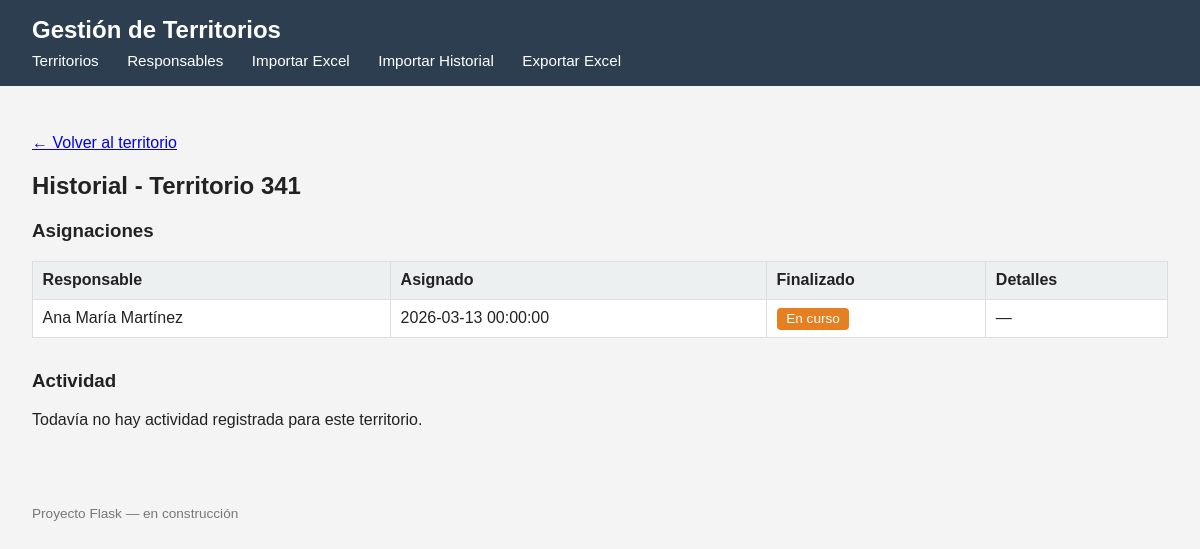
Page /territorio/160/historial on the earlier database version.
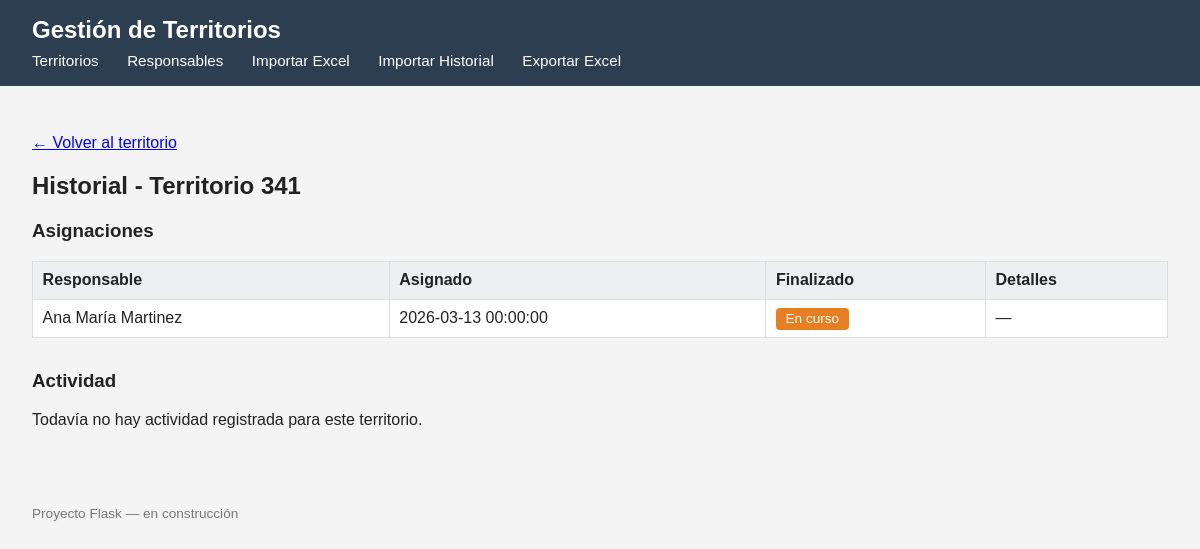
Same page on the later database version.
### tables this page shows
CREATE TABLE asignaciones (
    id INTEGER PRIMARY KEY AUTOINCREMENT,
    territorio_id INTEGER NOT NULL,
    responsable_id INTEGER NOT NULL,
    fecha_asignado TEXT NOT NULL,      -- Formato ISO: YYYY-MM-DD HH:MM:SS
    fecha_finalizacion TEXT DEFAULT NULL,
    detalles TEXT,
    FOREIGN KEY (territorio_id) REFERENCES territorios(id),
    FOREIGN KEY (responsable_id) REFERENCES responsables(id)
);

CREATE TABLE responsables (
    id INTEGER PRIMARY KEY AUTOINCREMENT,
    nombre TEXT NOT NULL,
    activo INTEGER DEFAULT 1 -- 1: activo, 0: inactivo
);

### app.py (the view)
@app.route("/territorio/<int:territorio_id>/historial")
def territorio_historial(territorio_id):
    conn = get_connection()
    territorio = conn.execute(
        "SELECT * FROM territorios WHERE id = ?", (territorio_id,)
    ).fetchone()
    if territorio is None:
        conn.close()
        abort(404)
    asignaciones = conn.execute(
        """
        SELECT a.*, r.nombre AS responsable_nombre
        FROM asignaciones a
        JOIN responsables r ON r.id = a.responsable_id
        WHERE a.territorio_id = ?
        ORDER BY a.fecha_asignado DESC
        """,
        (territorio_id,),
    ).fetchall()
    actividad = conn.execute(
        """
        SELECT * FROM actividad
        WHERE territorio_id = ?
        ORDER BY fecha DESC, id DESC
        """,
        (territorio_id,),
    ).fetchall()
    conn.close()
    return render_template(
        "historial.html",
        territorio=territorio,
        asignaciones=asignaciones,
        actividad=actividad,
    )

### database.py (called while the page is built)
def get_connection():
    conn = sqlite3.connect(DATABASE)
    conn.row_factory = sqlite3.Row
    conn.execute("PRAGMA foreign_keys = ON")
    return conn

### templates/historial.html (shortened to what this page needs)
{% extends "base.html" %}
{% block content %}
    <p><a href="{{ url_for('territorio_detalle', territorio_id=territorio.id) }}">&larr; Volver al territorio</a></p>
    <h2>Historial - Territorio {{ territorio.numero }}</h2>
    <h3>Asignaciones</h3>
    {% if asignaciones|length == 0 %}
        <p>Este territorio todavía no fue asignado nunca.</p>
    {% else %}
        <table class="tabla-historial">
            <thead>
                <tr>
                    <th>Responsable</th>
                    <th>Asignado</th>
                    <th>Finalizado</th>
                    <th>Detalles</th>
                </tr>
            </thead>
            <tbody>
                {% for a in asignaciones %}
                <tr>
                    <td>{{ a.responsable_nombre }}</td>
                    <td>{{ a.fecha_asignado }}</td>
                    <td>
                        {% if a.fecha_finalizacion %}
                            {{ a.fecha_finalizacion }}
                        {% else %}
                            <span class="badge badge-en-trabajo">En curso</span>
                        {% endif %}
                    </td>
                    <td>{{ a.detalles or "—" }}</td>
                </tr>
                {% endfor %}
            </tbody>
        </table>
    {% endif %}
    <h3>Actividad</h3>
    {% if actividad|length == 0 %}
        <p>Todavía no hay actividad registrada para este territorio.</p>
    {% endif %}
{% endblock %}

Differences in the rows shown:
changed asignaciones: responsable_nombre "Ana María Martínez" → "Ana María Martinez"
